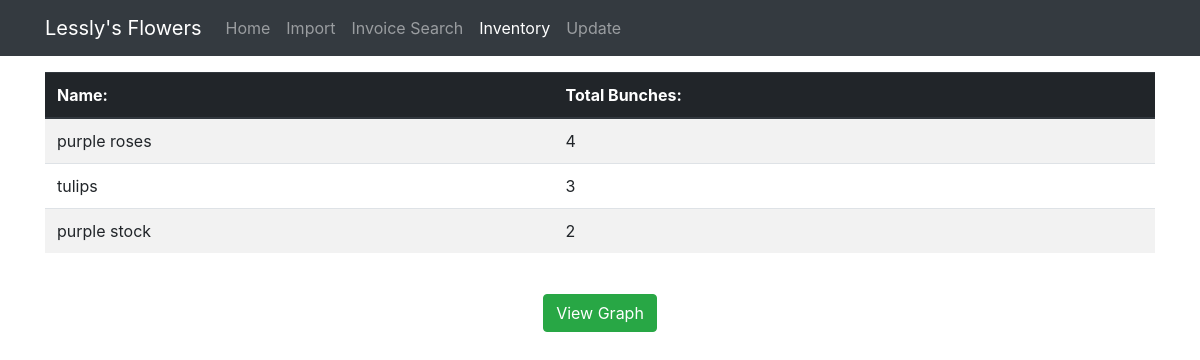
The app's page /inventory/, older data.
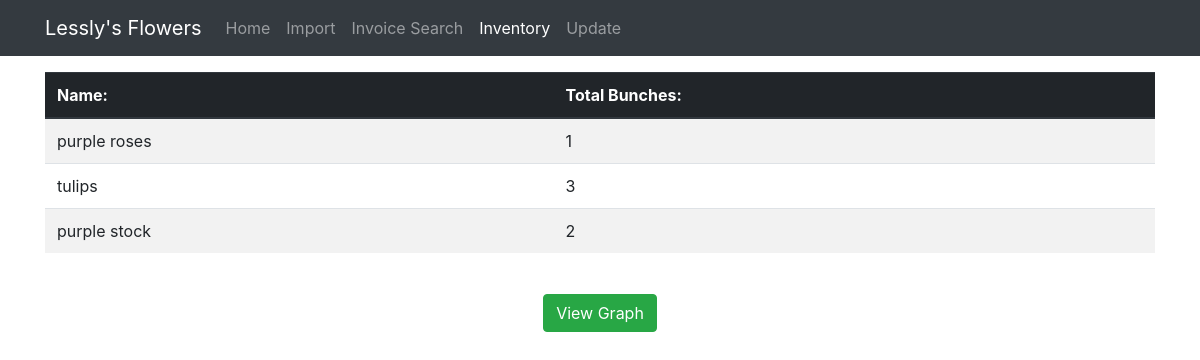
The same page, newer data.
### InvoiceImport/models.py (models this page shows, shortened)
class Inventory(models.Model):
    product             = models.ForeignKey("InvoiceImport.Product", on_delete=models.CASCADE)
    total_units         = models.IntegerField(default=0)

class Product(models.Model):
    name            = models.CharField(max_length=300)
    unit_type       = models.CharField(max_length=50, default='bunch', choices=UNIT_TYPE_CHOICES)
    unit_price      = models.DecimalField(max_digits=6, decimal_places=2)

### InvoiceImport/views.py (the view)
# urls.py: url(r'^inventory/$', views.inventory_view, name='inventory'),
def inventory_view(request):
    products = Inventory.objects.all()
    context = {
        'products': products
    }
    return render(request, "inventory_view.html", context)

### InvoiceImport/templates/inventory_view.html
{% extends "base/base.html" %}
{% block content %}
<table class="table table-striped" align="center">
    <thead class="thead-dark">
    <tr>
        <th> Name:</th>
        <th> Total Bunches:</th>
    </tr>
    </thead>
    <tbody>
    {% for product in products %}
    <tr>
        <td> {{ product.product.name }}</td>
        <td> {{ product.total_units}}</td>
    </tr>
    {% endfor %}
    </tbody>
</table>
<div align="center" style="padding:25px">
    {% include 'forms/inventory_graph_form.html' %}
</div>
{% endblock %}

Row changes from the older to the newer data that the page shows:
changed Inventory "purple roses": total_units "4" → "1"
